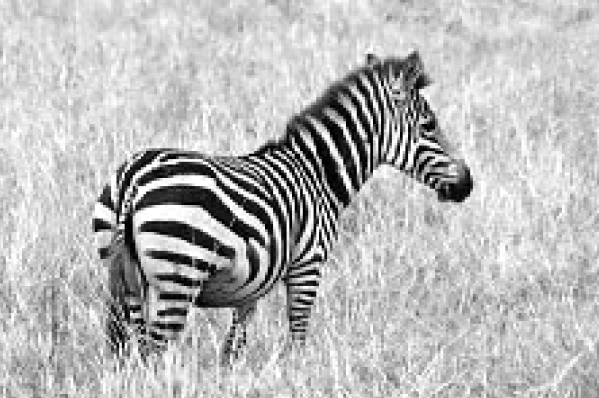
#> input picture zebra_1.png, 599 x 398 px
$ jupyter execute --allow-errors notebook.ipynb
#> lines starting #> are read from the running program, lines starting #| are printed output that depends on the picture
### texture_segmentation/gabor.py
from typing import Any, Dict, Optional, Tuple
import skimage as ski
import numpy as np
import scipy as sp
from numpy.typing import NDArray

from texture_segmentation import diffusion

filter_bank_params = {
    'num_angles': 20,
    'full_circle': False,
    'scaling_factor': 0.45,
    'num_scales': 4,
    'sigma_x0': 0.15,
    "sigma_y0": 0.06
}

def gaussian_filter(
    size: int, loc: Tuple[float, float], sigma: Tuple[float, float], theta: float
) -> NDArray:
    """
    Generate a gaussian function over a square array.
    The gaussian is parametrized w.r.t. the region [-1, 1]x[-1, 1].
    """
    y, x = np.ogrid[-size // 2 : size // 2, -size // 2 : size // 2]

    # Scale to [-1, 1]x[-1, 1]
    x = x / np.abs(x).max()
    y = y / np.abs(y).max()

    x_rot = x * np.cos(theta) - y * np.sin(theta)
    y_rot = x * np.sin(theta) + y * np.cos(theta)

    exponent_ = -0.5 * (
        (x_rot - loc[0]) ** 2 / sigma[0] ** 2 + (y_rot - loc[1]) ** 2 / sigma[1] ** 2
    )
    arr = np.exp(exponent_)

    # Normalize
    arr = arr / np.linalg.norm(arr)

    return arr


def gaussian_filter_bank_parameters(
    num_angles: int,
    full_circle: bool = True,
    num_scales: int = 4,
    sigma_x0: float = 0.25,
    sigma_y0: float = 0.1,
    scaling_factor: float = 0.2,
) -> Tuple[NDArray, NDArray, NDArray]:
    """
    Generate gaussian parameters for a filter bank.
    """
    fwhm_constant = np.sqrt(2 * np.log(2))
    x0 = 1 / (1 + fwhm_constant * sigma_x0)

    if full_circle:
        angle_delta = 2 * np.pi / num_angles
    else:
        angle_delta = np.pi / num_angles

    sigma_y0 = sigma_y0

    sigmas = [
        (sigma_x0 * (scaling_factor ** (k / 2)), sigma_y0 * (scaling_factor ** (k / 2)))
        for k in range(0, num_scales)
    ]

    locs = [(x0 * 0.9, 0)]
    for k in range(1, num_scales):
        next_ = (
            locs[-1][0]
            - sigmas[k - 1][0] * fwhm_constant
            - sigmas[k][0] * fwhm_constant
        )
        locs.append((next_, 0))
    thetas = [angle_delta * k for k in range(num_angles)]

    return locs, sigmas, thetas


def gabor_filter_bank_fft(
    size: int,
    num_angles: int = 30,
    full_circle: bool = True,
    num_scales: int = 4,
    scaling_factor: float = 0.2,
    sigma_x0: float = 0.25,
    sigma_y0: float = 0.1,
) -> Tuple[NDArray, NDArray]:
    """
    Generate a gaussian filter bank, which a set of gabor filters in the frequency domain.
    """
    locs, sigmas, thetas = gaussian_filter_bank_parameters(
        num_angles=num_angles,
        full_circle=full_circle,
        num_scales=num_scales,
        scaling_factor=scaling_factor,
        sigma_x0=sigma_x0,
        sigma_y0=sigma_y0,
    )
    filters = np.zeros((num_scales, num_angles, size, size), dtype=float)

    for scale, (loc, sigma) in enumerate(zip(locs, sigmas)):
        for angle, theta in enumerate(thetas):
            filters[scale, angle, :, :] = gaussian_filter(size, loc, sigma, theta)

    filters /= np.linalg.norm(filters)

    return filters, (locs, sigmas, thetas)


def plot_gabor_filter_bank_fft_fwhm(
    size: int,
    num_angles: int = 30,
    full_circle: bool = True,
    num_scales: int = 4,
    scaling_factor: float = 2,
    sigma_x0: float = 0.25,
    sigma_y0: float = 0.1,
) -> NDArray:
    """
    Plot ellipses where the FWHM of the gabor filters are.
    """
    fwhm_constant = np.sqrt(2 * np.log(2))
    image = np.zeros((size, size), dtype=float)
    locs, sigmas, thetas = gaussian_filter_bank_parameters(
        num_angles=num_angles,
        full_circle=full_circle,
        num_scales=num_scales,
        scaling_factor=scaling_factor,
        sigma_x0=sigma_x0,
        sigma_y0=sigma_y0,
    )

    for _, (loc, sigma) in enumerate(zip(locs, sigmas)):
        for _, theta in enumerate(thetas):
            rx = int(sigma[1] * size * fwhm_constant / 2)
            ry = int(sigma[0] * size * fwhm_constant / 2)
            theta = -theta
            loc_rot = (
                np.cos(theta) * loc[0] - np.sin(theta) * loc[1],
                np.sin(theta) * loc[0] + np.cos(theta) * loc[1],
            )
            x_center = int((loc_rot[1] + 1) * size // 2)
            y_center = int((loc_rot[0] + 1) * size // 2)

            rr, cc = ski.draw.ellipse_perimeter(
                x_center, y_center, rx, ry, theta, (size, size)
            )
            image[rr, cc] = 1

    return image


def gabor_features_raw(
    image: NDArray, gabor_filters_params: Optional[Dict[str, Any]] = None
) -> NDArray:
    global _default_gabor_params

    assert image.ndim == 2 or image.ndim == 3
    init_dim = image.ndim
    if image.ndim == 2:
        image = image[np.newaxis, :, :]

    assert image.shape[-2] == image.shape[-1]
    size = image.shape[-1]

    if gabor_filters_params is None:
        gabor_filters_params = _default_gabor_params

    gabor_filters_fft, _ = gabor_filter_bank_fft(size=size, **gabor_filters_params)

    c, h, w = image.shape
    num_scales, num_angles, _, _ = gabor_filters_fft.shape
    image = image.reshape(c, 1, 1, h, w)
    gabor_filters_fft = gabor_filters_fft.reshape(1, num_scales, num_angles, h, w)
    gabor_filters_fft = np.fft.ifftshift(gabor_filters_fft, axes=(-2, -1))
    image_fft = np.fft.fft2(image, axes=(-2, -1), norm="ortho")
    gabor_features_fft = gabor_filters_fft * image_fft
    gabor_features = np.fft.ifft2(gabor_features_fft, axes=(-2, -1), norm="ortho")

    if init_dim == 2:
        gabor_features = gabor_features[0]

    return gabor_features


def gabor_features(
    image: NDArray, gabor_filters_params: Optional[Dict[str, Any]] = None
) -> NDArray:
    global _default_gabor_params
    if gabor_filters_params is None:
        gabor_filters_params = _default_gabor_params
    bank_params = gaussian_filter_bank_parameters(**gabor_filters_params)
    locs = bank_params[0]
    locs = np.array(locs)[:, 0]
    raw_features = gabor_features_raw(image, gabor_filters_params)
    gabor_response_o = np.abs(raw_features)
    gabor_response = sp.ndimage.gaussian_filter(gabor_response_o, sigma=(0, 0, 5, 5))

    n, m = gabor_response.shape[:2]
    gabor_response = gabor_response.reshape(n * m, *gabor_response.shape[2:])
    max_idx = np.argmax(gabor_response, axis=0)
    # gabor_resoponse = gabor_resoponse.reshape(n, m, *gabor_resoponse.shape[1:])
    max_freq_idx, max_angle_idx = np.unravel_index(max_idx, (n, m))
    xx, yy = np.mgrid[0 : gabor_response.shape[-2], 0 : gabor_response.shape[-1]]
    max_complex_gabor_response = raw_features[max_freq_idx, max_angle_idx, xx, yy]
    max_real_gabor_response = max_complex_gabor_response.real
    max_imag_gabor_response = max_complex_gabor_response.imag
    max_angle = max_angle_idx * np.pi / gabor_filters_params["num_angles"]
    max_angle_sin = np.sin(max_angle)
    max_angle_cos = np.cos(max_angle)
    init_shape = max_freq_idx.shape
    max_freq = locs[max_freq_idx.flatten()].reshape(init_shape)

    hl_features = np.stack(
        [
            max_angle_cos,
            max_angle_sin,
            max_freq,
            max_real_gabor_response,
            max_imag_gabor_response,
        ],
        axis=0,
    )
    return (
        gabor_response,
        hl_features,
        ("angle_cos", "angle_sin", "freq", "max_real", "max_imag"),
    )


def features_post_process(
    features: NDArray,
    sigma: float = 5,
    diffusion_eta: float = 0.1,
    diffusion_steps: int = 50,
) -> NDArray:
    features = features.copy()
    features = sp.ndimage.gaussian_filter(features, sigma=(0, sigma, sigma), mode="reflect")
    features = diffusion.diffuse_features(
        features, it=diffusion_steps, eta=diffusion_eta
    )

    return features

### texture_segmentation/diffusion.py
import numpy as np
from numpy.typing import NDArray

from tqdm import trange


def metric(features: NDArray):
    features = features.reshape(-1, features.shape[-2], features.shape[-1])
    grad = np.gradient(features, axis=(-2, -1))
    grad = np.moveaxis(grad, 0, -1)
    grad = np.moveaxis(grad, 0, -2)
    grad_t = np.moveaxis(grad, -2, -1)
    g = grad_t @ grad + np.expand_dims(np.eye(2), axis=(0, 1))
    return g


def diffuse_features(features, it=20, eta=1e-1):
    features = features.copy()
    if features.ndim == 2:
        features = np.expand_dims(features, axis=0)
    for _ in trange(it):
        grad_x, grad_y = np.gradient(features, axis=(-2, -1), edge_order=2)
        grad_magnitude = np.sqrt(np.abs(grad_x**2 + grad_y**2))

        fx = grad_x / (1 + grad_magnitude**2)
        fy = grad_y / (1 + grad_magnitude**2)

        f = (
            np.gradient(fx, axis=(-2, -1), edge_order=2)[1]
            + np.gradient(fy, axis=(-2, -1), edge_order=2)[0]
        )

        # f = sp.ndimage.gaussian_filter(
        #     fx, (0, 1, 1), order=(0, 0, 1)
        # ) + sp.ndimage.gaussian_filter(fy, (0, 1, 1), order=(0, 1, 0))

        g = metric(features)
        g = np.sqrt(np.linalg.det(g))
        g = np.expand_dims(g, axis=0)
        f /= g

        features += eta * f
    return features

### texture_segmentation/segment.py
from typing import Dict, Literal, Union
import enum
import numpy as np
from numpy.typing import NDArray
import scipy as sp
from tqdm import trange

from texture_segmentation import gabor
import skimage as ski

def approximate_delta_function(x: NDArray, eps: float = 1.0) -> NDArray:
    """
    Approximate the delta function.
    """
    divisor = eps * np.sqrt(np.pi)
    exponent = -x ** 2 / eps ** 2
    return np.exp(exponent) / divisor


def pullback_metric(features: NDArray) -> NDArray:
    """
    Compute the pullback metric.
    """
    features = features.reshape(-1, features.shape[-2], features.shape[-1])
    features = (features - features.mean()) / features.std()
    grad = np.gradient(features, axis=(-2, -1))
    grad = np.moveaxis(grad, 0, -1)
    grad = np.moveaxis(grad, 0, -2)
    grad_t = np.moveaxis(grad, -2, -1)
    g = (grad_t @ grad) + np.expand_dims(np.eye(2), axis=(0, 1))
    return g


def isotropic_metric(features: NDArray) -> NDArray:
    """
    Compute the isotropic metric.
    """
    g = pullback_metric(features)
    g = 1 / ( np.linalg.det(g) + 1e-7)
    return g


# [70 lines left out: function deodesic_active_contours_segment, not called in this run]


def vector_chan_vase(
    features: NDArray,
    initial_function: NDArray,
    it: int = 100,
    eta: float = 1e-1,
    lambda_c: float = 0.5,
    mu: float = 0.1,
    combined_mathod: bool = True,
) -> Dict[str, NDArray]:
    """
    Perform texture segmentation using the vector-generalized Chan-Vese model.
    """
    features = features.copy()

    # Standardize the features
    features = (features - features.mean()) / features.std()

    if features.ndim == 2:
        features = np.expand_dims(features, axis=0)
    phi = initial_function.copy()

    if combined_mathod:
        g = isotropic_metric(features)
        h = g
    else:
        h = np.ones(shape=features.shape[-2:])

    iterator = trange(it)
    for _ in iterator:
        grad_y, grad_x = np.gradient(phi, axis=(-2, -1), edge_order=2)
        grad_magnitude = np.sqrt(grad_x**2 + grad_y**2)

        fx = h * grad_x / (grad_magnitude + 1e-10)
        fy = h * grad_y / (grad_magnitude + 1e-10)
        f_div = np.gradient(fx, axis=(-2, -1), edge_order=2)[1] + np.gradient(fy, axis=(-2, -1), edge_order=2)[0]

        c_in = features[:, phi >= 0].mean(axis=1)
        c_out = features[:, phi < 0].mean(axis=1)

        error_in = (features - c_in[:, None, None]) ** 2
        error_out = (features - c_out[:, None, None]) ** 2
        error_term = - ( (1 - lambda_c) * error_in - lambda_c * error_out).mean(axis=0)

        dphidt = eta * (mu * f_div + (1 - mu) * error_term)
        if combined_mathod:
            dphidt += approximate_delta_function(dphidt, eps=1) * dphidt
        phi += dphidt

    return {
        "phi": phi,
        "edges": h,
    }


class SEG_METHOD(enum.Enum):
    GEODESIC_SNAKES = enum.auto()
    ACTIVE_CONTOURS = enum.auto()

class FEATURE_TYPE(enum.Enum):
    GABOR = enum.auto()
    HIGH_LEVEL = enum.auto()
    IMAGE = enum.auto()


def segment(
    image: NDArray,
    method: SEG_METHOD,
    feature_type: FEATURE_TYPE = FEATURE_TYPE.GABOR,
    initial_function: Union[str, NDArray] = "random",
    it: int = 100,
    eta: float = 1e-1,
    gabor_filters_params: Dict[str, float] = None,
    **kwargs,
) -> Dict[str, NDArray]:
    """
    Perform texture segmentation.
    """
    # Compute the features
    gabor_features, hl_features, names = gabor.gabor_features(image, gabor_filters_params)
    hl_features -= hl_features.mean(axis=(-2, -1), keepdims=True)
    hl_features /= (hl_features.std(axis=(-2, -1), keepdims=True) + 1e-6)
    gabor_features = gabor.features_post_process(gabor_features, sigma=5, diffusion_eta=0.1, diffusion_steps=20)
    hl_features = gabor.features_post_process(hl_features, sigma=3, diffusion_eta=0.1, diffusion_steps=20)

    if feature_type == FEATURE_TYPE.GABOR:
        features = gabor_features
    elif feature_type == FEATURE_TYPE.HIGH_LEVEL:
        features = hl_features
    elif feature_type == FEATURE_TYPE.IMAGE:
        features = image

    imsize = image.shape[-1]
    if isinstance(initial_function, str):
        if initial_function == "disk":
            phi0 = 2 * ski.segmentation.disk_level_set(image_shape=(imsize, imsize), radius=imsize//4).astype(float) - 1
            phi0 = sp.ndimage.gaussian_filter(phi0, sigma=5)
        elif initial_function == "checkers":
            phi0 = 2 * ski.segmentation.checkerboard_level_set((imsize, imsize), 10).astype(float) - 1
            phi0 = sp.ndimage.gaussian_filter(phi0, sigma=2)
        elif initial_function == "random":
            phi0 = np.random.randn(imsize, imsize) * 0.1
            phi0 = sp.ndimage.gaussian_filter(phi0, sigma=5)
        else:
            raise ValueError("Invalid initial function")
    else:
        phi0 = initial_function

    if method == SEG_METHOD.GEODESIC_SNAKES:
        res = vector_chan_vase(
            features, phi0, it=it, eta=eta, **kwargs
        )
    elif method == SEG_METHOD.ACTIVE_CONTOURS:
        res = deodesic_active_contours_segment(
            features, phi0, it=it, eta=eta, **kwargs
        )
    else:
        raise ValueError("Invalid segmentation method")

    res["features"] = features
    res["image"] = image
    res["phi0"] = phi0
    res["hl_features"] = hl_features
    res["gabor_features"] = gabor_features

    return res

### texture_segmentation/data.py
import numpy as np
import scipy as sp
import skimage as ski
import imageio.v3 as imageio


def fetch_brodatz(texture_id: int, imsize: int = 300):
    image_url = f"https://www.ux.uis.no/~tranden/brodatz/D{texture_id}.gif"
    print(image_url)
    image = imageio.imread(image_url)
    image = image[:, 0:imsize, 0:imsize].astype(float) / 255
    return image

def brodatz_test_image(bg_id: int=77, texture_id: int=17, imsize: int = 300):
    bg_image = fetch_brodatz(bg_id, imsize)
    texture_image = fetch_brodatz(texture_id, imsize)
    mask = np.zeros((1, imsize, imsize))
    mask[:, imsize//3:-imsize//3, imsize//3:-imsize//3] = 1
    mask = sp.ndimage.gaussian_filter(mask, sigma=(0, 5, 5))

    texture_image = texture_image - texture_image.mean() + bg_image.mean()
    texture_image = texture_image * bg_image.std() / texture_image.std()
    texture_image = np.clip(texture_image, 0, 1)

    image = (1 - mask) * bg_image + mask * texture_image
    image -= image.min()
    image /= image.max()
    # image = np.random.normal(image, 0.1)
    image = np.clip(image, 0, 1)
    image = image[0]
    return image


def sine_wave_test_image(imsize: int = 300):
    yy, xx = np.mgrid[:imsize, :imsize]
    bg = np.sin(xx / 2)
    phi = np.pi / 2
    inner = np.sin((xx * np.cos(phi) + yy * np.sin(phi)) / 2)

    image = bg
    image[imsize//3:-imsize//3, imsize//3:-imsize//3] = inner[imsize//3:-imsize//3, imsize//3:-imsize//3]
    image -= image.min()
    image /= image.max()

    return image


# [16 lines left out: function disk_on_gradient_test_image, not called in this run]

### notebook.ipynb
[cell 1]
import matplotlib.pyplot as plt
import numpy as np
from numpy.typing import NDArray
import scipy as sp
import imageio.v3 as imageio
import skimage as ski
from tqdm.auto import trange
import texture_segmentation.gabor as gabor
import texture_segmentation.diffusion as diffusion
import texture_segmentation.segment as segment
import texture_segmentation.data as data

imsize = 300
backgroud_id = 21
texture_id = 77

plt.rcParams['image.cmap'] = 'gray'

[cell 2]
image = imageio.imread("zebra_1.png")
#> image is the input picture: shape (398, 599, 4); mean R, G, B, A 184.4, 184.4, 184.4, 255
image = image[:, 50:-50, :3]
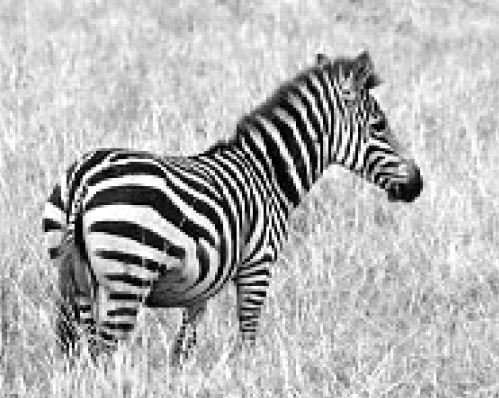
#> image: shape (398, 499, 3); min 0, max 255, mean 180.2
image = ski.color.rgb2gray(image)
#> image: shape (398, 499) float64
zebra_img = ski.transform.resize(image, (imsize, imsize))
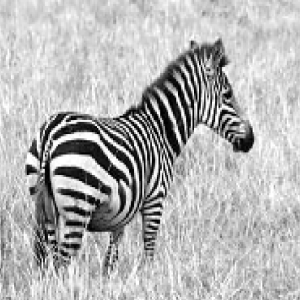
#> zebra_img: shape (300, 300) float64; min 1.76e-11, max 1, mean 0.707

[cell 3]
# [47 lines left out: function display_result, not called in this run]

def display_frequency_response(bank_params, imsize=300):
#> called with imsize = 300
    arr = gabor.plot_gabor_filter_bank_fft_fwhm(300, **bank_params)
    yy, xx = np.mgrid[-imsize//2:imsize//2, -imsize//2:imsize//2]
    fig = plt.figure()
    ax = fig.add_subplot(111)
    ax.set_aspect('equal')
    # ax.imshow(arr, cmap="binary")
    ax.pcolormesh(xx, -yy, arr, cmap="binary")
    # ax.set_axis_off()
    ax.set_xlabel(r"$f_x \quad \mathrm{px}^{-1} $")
    ax.set_ylabel(r"$f_y \quad \mathrm{px}^{-1} $")
    plt.tight_layout()
    plt.show()
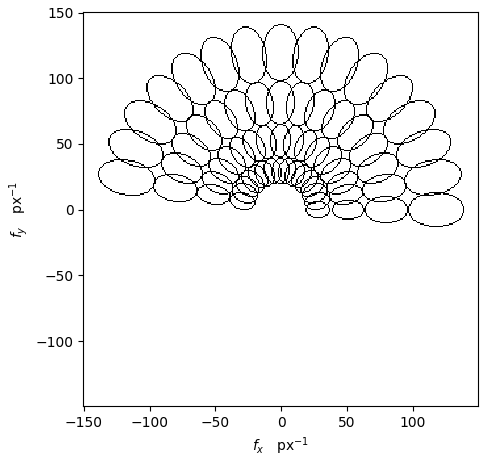
#> figure drawn by matplotlib, 1 panel

# Geodesic Snakes

## High Level Features

#> (a cell that did not finish here is left out)

[cell 5]
image = data.sine_wave_test_image(imsize)
filter_bank_params = {
    'num_angles': 16,
    'full_circle': False,
    'scaling_factor': 0.6,
    'num_scales': 4,
    'sigma_x0': 0.12,
    "sigma_y0": 0.075
}

display_frequency_response(filter_bank_params, imsize=imsize)

res = segment.segment(
    image=image,
    method=segment.SEG_METHOD.GEODESIC_SNAKES,
    feature_type=segment.FEATURE_TYPE.HIGH_LEVEL,
    initial_function="disk",
    it=500,
    eta=0.1,
    gabor_filters_params=filter_bank_params,
    lambda_c=0.7,
    mu=0.3,
)

display_result(res, image, filter_bank_params)

[cell 6]
image = data.disk_on_gradient_test_image(imsize)
filter_bank_params = {
    'num_angles': 16,
    'full_circle': False,
    'scaling_factor': 0.6,
    'num_scales': 3,
    'sigma_x0': 0.12,
    "sigma_y0": 0.075
}

display_frequency_response(filter_bank_params, imsize=imsize)

res = segment.segment(
    image=image,
    method=segment.SEG_METHOD.GEODESIC_SNAKES,
    feature_type=segment.FEATURE_TYPE.HIGH_LEVEL,
    initial_function="disk",
    it=500,
    eta=0.1,
    gabor_filters_params=filter_bank_params,
    lambda_c=0.5,
    mu=0.3,
)

display_result(res, image, filter_bank_params)
